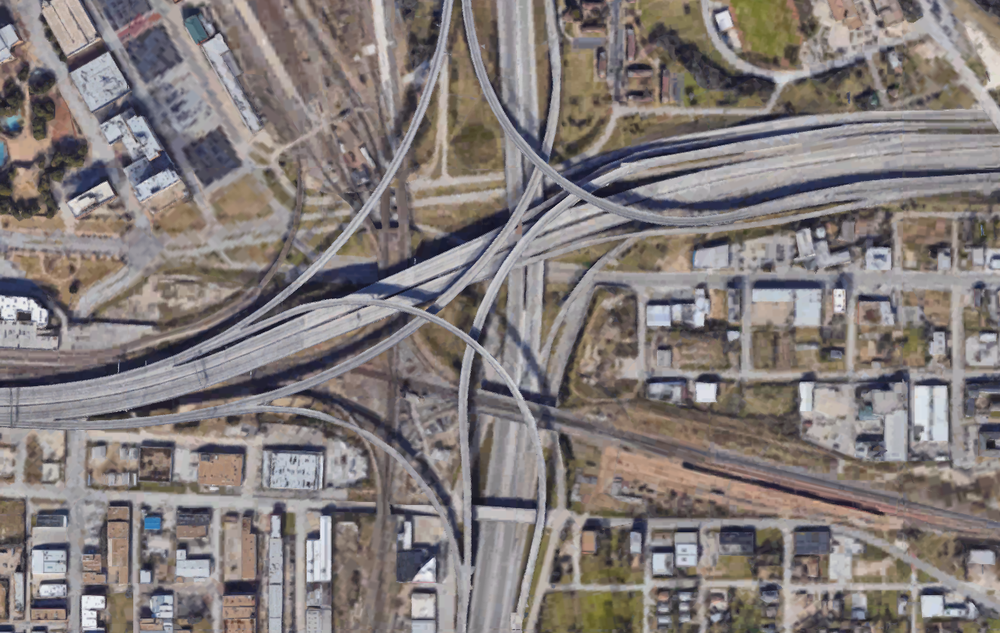
%> input picture FinalGUI/UltimateRoad.png, 1000 x 633 px, shrunk from 1321 x 836 before the run
$ octave shadow_detect_test.m   (GNU Octave 9; MATLAB toolbox functions it lacks are replaced by stand-ins)
%> lines starting %> are read from the running program, lines starting %| are printed output that depends on the picture; in (x1, y1, x2, y2) boxes, pixels count from 0 and x2, y2 are one past the last pixel; in counts of white or black regions, pixels touching at a corner belong together; the program's own positions count from 1
%% Shadow Detection Source Code
% Shared by Beril Sirmacek
% For Academic & Educational Usage Only
% Please consider citing following reference articles.
%
% B. Sirmacek and C. Unsalan, "Damaged Building Detection in Aerial Images
% using Shadow Information", 4th International Conference on Recent Advances
% in Space Technologies RAST 2009, Istanbul, Turkey, June 2009.
%
% C. Unsalan and K. L. Boyer, "Linearized vegetation indices based on a formal
% statistical framework," IEEE Transactions on Geoscience and Remote Sensing,
% vol. 42, pp. 1575-1585, 2004.

%%
clear all
close all
clc

%% Read Images:

im = imread('UltimateRoad.png');
%> im is the input picture: size 633x1000x3 uint8; mean R, G, B 130.5, 123.3, 121.7
figure, imshow(im);
imgray=rgb2gray(im);
% NOTE: You might need different median filter size for your test image.
r = medfilt2(double(im(:,:,1)), [3,3]);
g = medfilt2(double(im(:,:,2)), [3,3]);
b = medfilt2(double(im(:,:,3)), [3,3]);
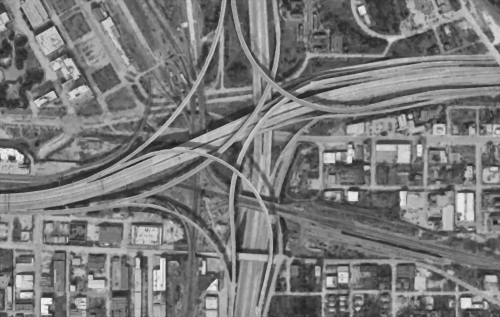
%> b: size 633x1000 double (shown at 1/2 size); min 0, max 244, mean 121.7
[m,n,xxx]=size(im);
img2 = zeros(m,n,3);
img2(:,:,1) = r;
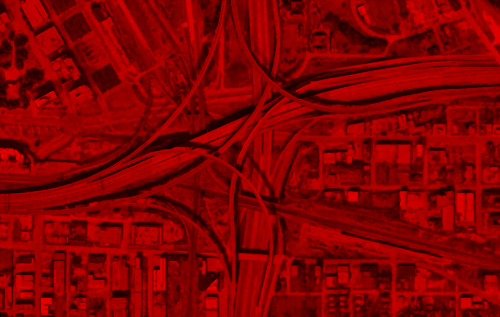
%> img2: size 633x1000x3 double (shown at 1/2 size); mean R, G, B 130.6, 0, 0
img2(:,:,2) = g;
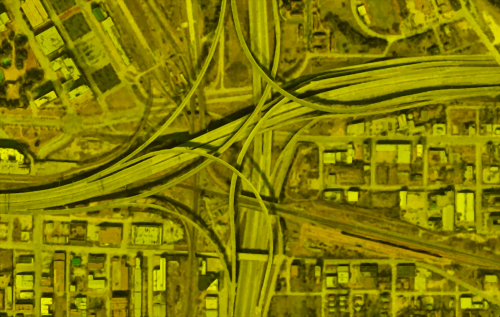
%> img2: size 633x1000x3 double (shown at 1/2 size); mean R, G, B 130.6, 123.4, 0
img2(:,:,3) = b;
%figure,imshow(img2);
%% Calculate Shadow Ratio:

shadow_ratio = ((4/pi).*atan(((b-g))./(b+g)));
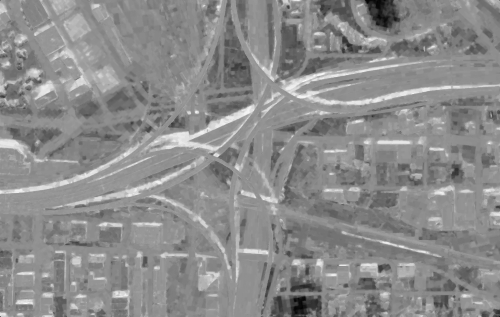
%> shadow_ratio: size 633x1000 double (shown at 1/2 size); 0% of the values are NaN or infinite; the others: min -0.498, max 0.4, mean -0.00454; drawn with min black, max white, NaN and infinite black
figure, imshow(shadow_ratio, []); colormap(jet); colorbar;

% NOTE: You might need a different threshold value for your test image.
% You can also consider using automatic threshold estimation methods.
shadow_mask = shadow_ratio>0.2;%.2
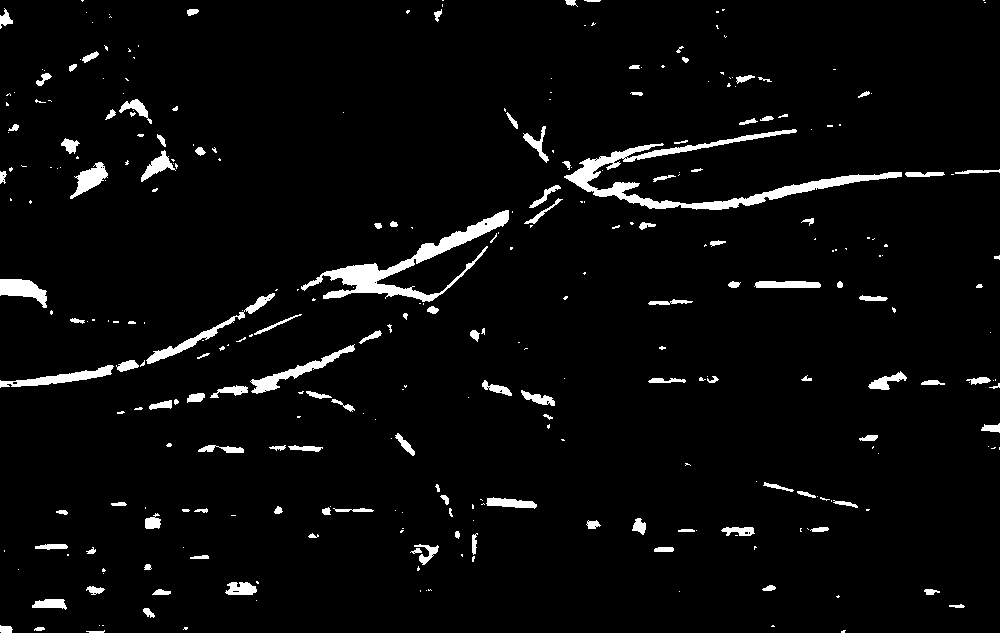
%> shadow_mask: size 633x1000 logical; 3.9% white; 319 white regions (190 under 20 px), largest, box (x1, y1, x2, y2) and area: (564, 129, 902, 210) 4364, (301, 210, 509, 302) 3606, (250, 344, 355, 394) 933
figure, imshow(shadow_mask, []);

shadow_mask(1:5,:) = 0;
shadow_mask(end-5:end,:) = 0;
shadow_mask(:,1:5) = 0;
shadow_mask(:,end-5:end) = 0;

% NOTE: Depending on the shadow size that you want to consider,
% you can change the area size threshold
shadow_mask = bwareaopen(shadow_mask, 80);%100
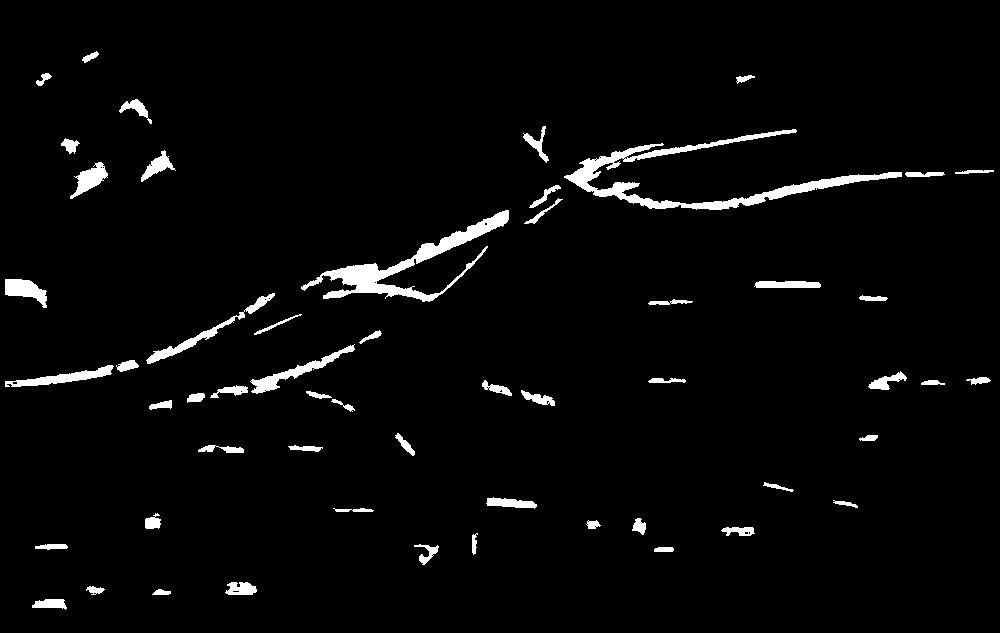
%> shadow_mask: size 633x1000 logical; 3.2% white; 55 white regions, largest, box (x1, y1, x2, y2) and area: (564, 129, 902, 210) 4364, (301, 210, 509, 302) 3606, (250, 344, 355, 394) 933
[x,y] = find(imdilate(shadow_mask,strel('disk',2))-shadow_mask);
%> x = 13182 values from 50 to 612; y = 13182 values from 4 to 996

figure, imshow(im); hold on,
plot(y,x,'.b'), title('Shadow Boundaries');
%> after `title('Shadow Boundaries')`:
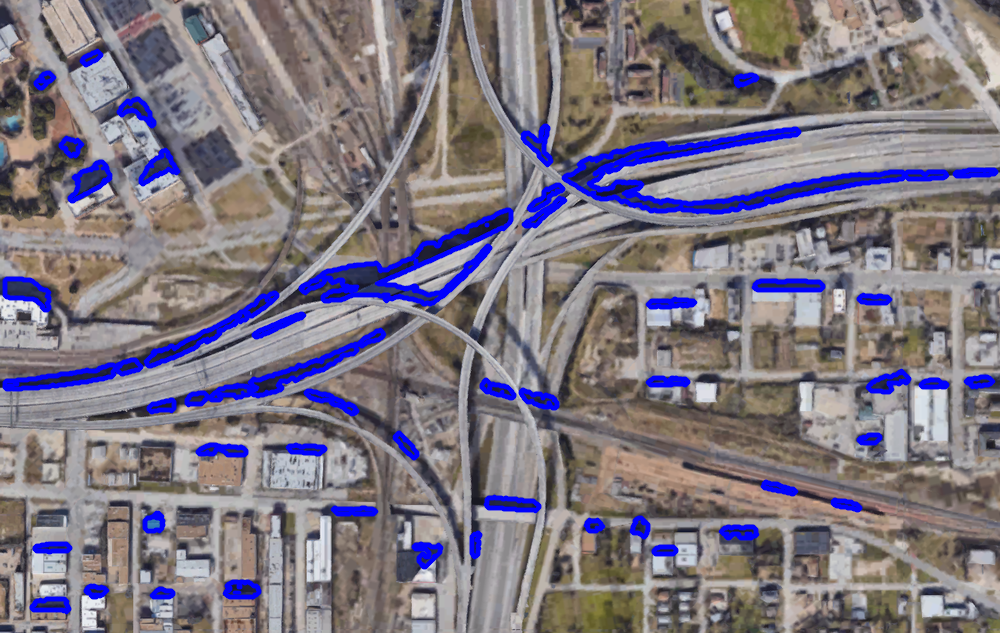
%> figure redrawn from the program's plot data; its title reads 'Shadow Boundaries'
J=regionfill(im,shadow_mask);
figure, imshow(J);
%%

$ run again, with FinalGUI/1001.png copied over FinalGUI/UltimateRoad.png
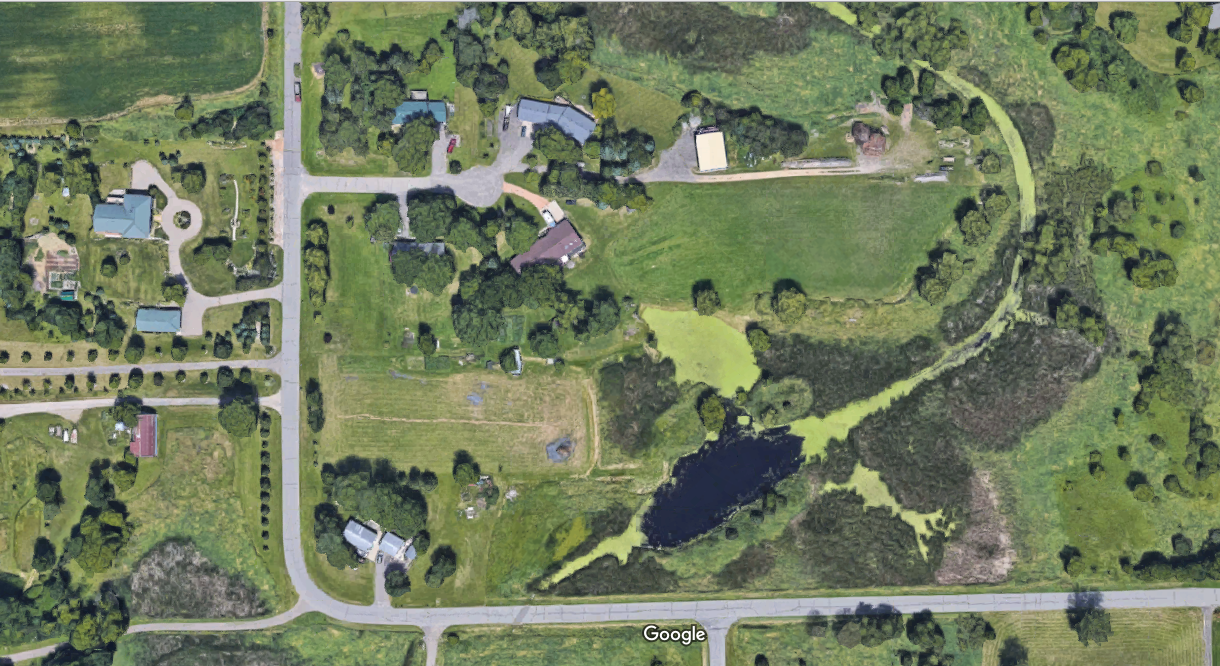
%> input picture FinalGUI/1001.png, 1220 x 666 px
%> im is the input picture: size 666x1220x3 uint8; mean R, G, B 112.8, 124.2, 94.3
%> `shadow_mask = bwareaopen(shadow_mask, 80);`:
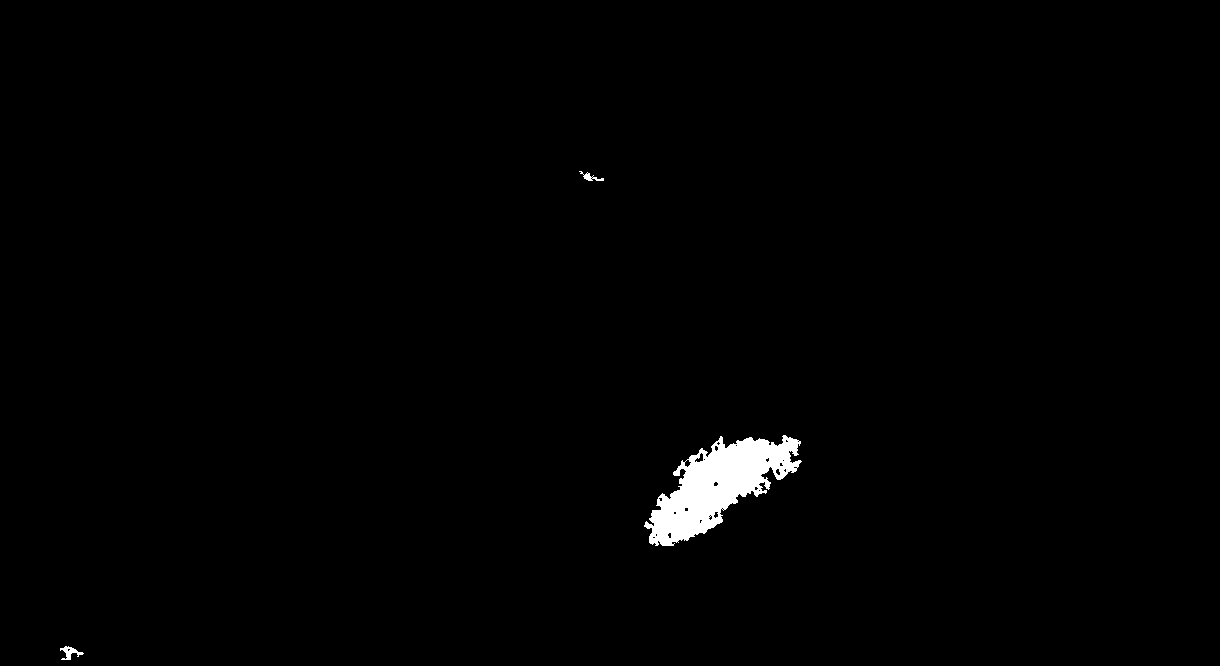
%> shadow_mask: size 666x1220 logical; 1% white; 3 white regions, box (x1, y1, x2, y2) and area: (644, 435, 802, 546) 8160, (60, 646, 84, 660) 144, (579, 171, 604, 181) 89
%> x = 1730 values from 170 to 662; y = 1730 values from 59 to 804
%> `title('Shadow Boundaries')`:
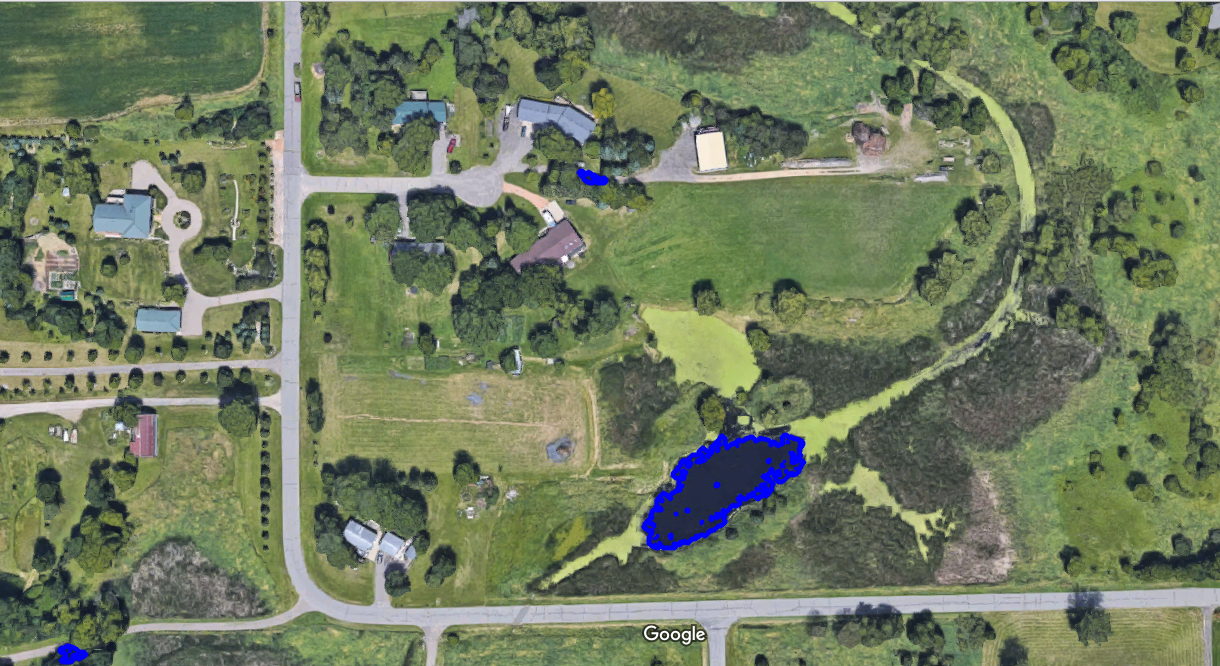
%> figure redrawn from the program's plot data; its title reads 'Shadow Boundaries'

$ run again, with FinalGUI/OverPass1.png copied over FinalGUI/UltimateRoad.png
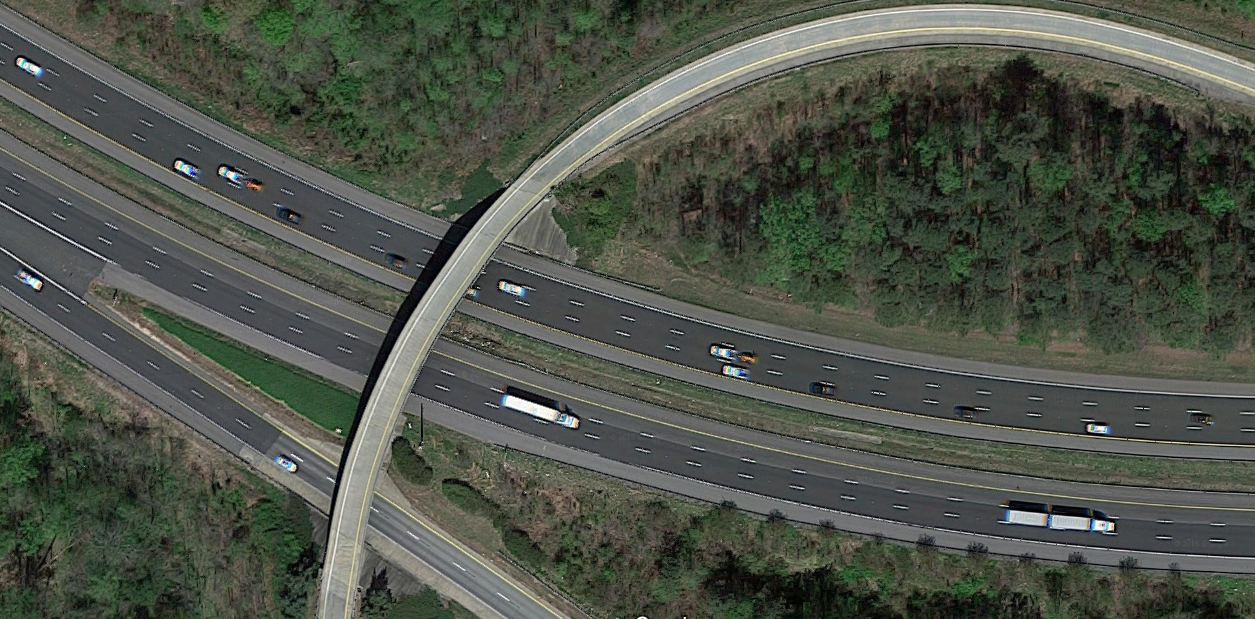
%> input picture FinalGUI/OverPass1.png, 1255 x 619 px
%> im is the input picture: size 619x1255x3 uint8; mean R, G, B 78.3, 83.5, 73
%> `shadow_mask = bwareaopen(shadow_mask, 80);`:
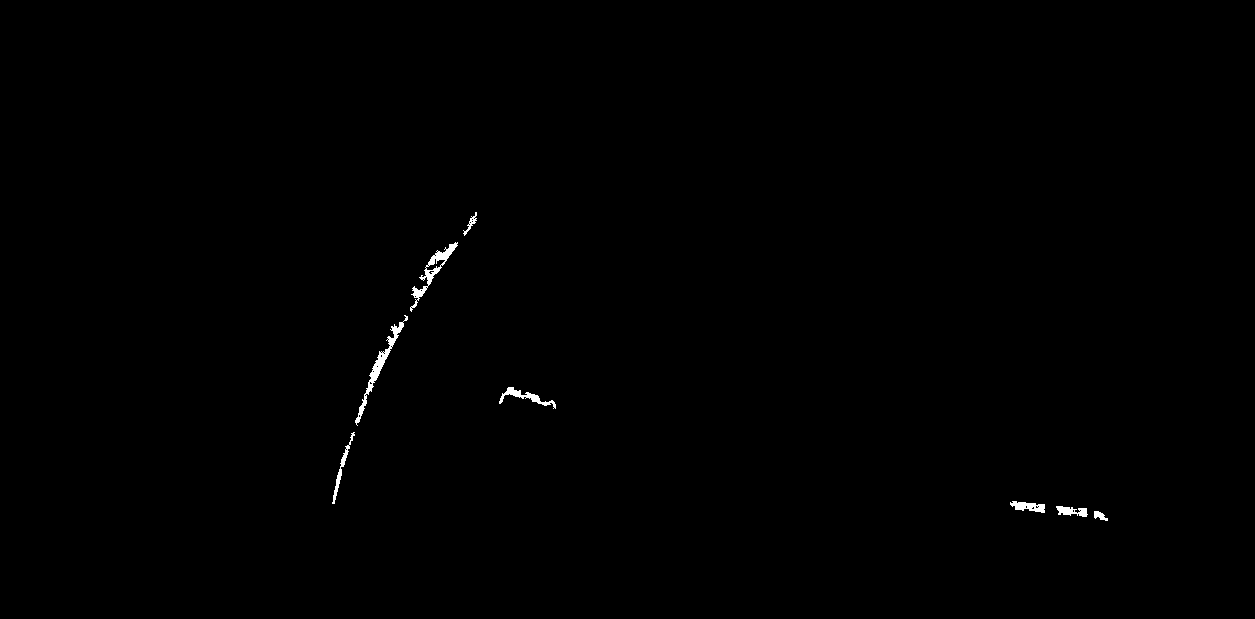
%> shadow_mask: size 619x1255 logical; 0.31% white; 8 white regions, largest, box (x1, y1, x2, y2) and area: (355, 315, 408, 426) 653, (410, 242, 458, 312) 572, (499, 387, 556, 409) 315
%> x = 2252 values from 211 to 523; y = 2252 values from 331 to 1110
%> `title('Shadow Boundaries')`:
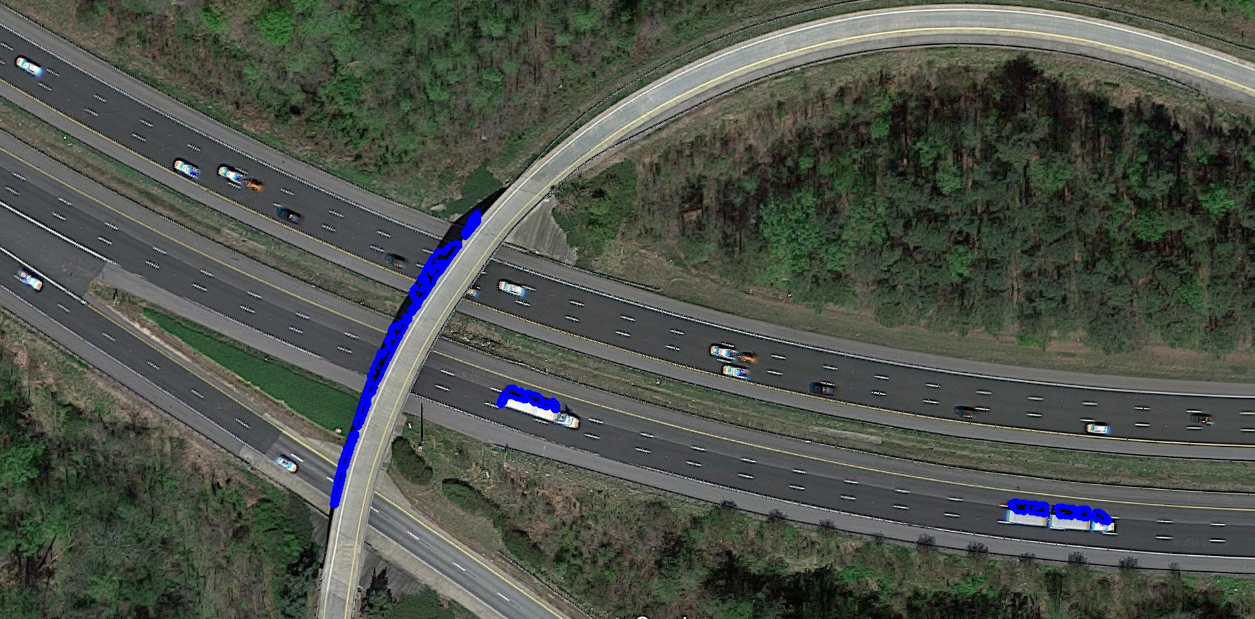
%> figure redrawn from the program's plot data; its title reads 'Shadow Boundaries'
